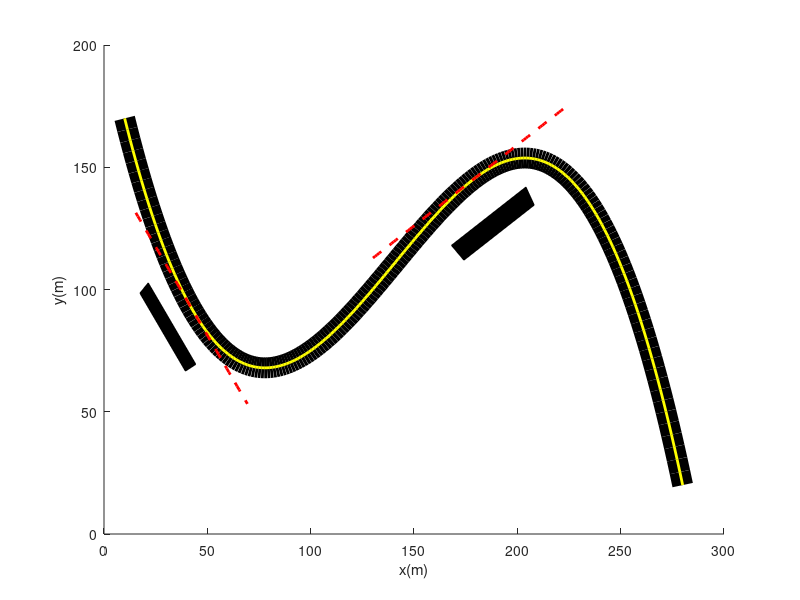

MATLAB code to generate this figure:
clear all
close all


% Coordenadas Iniciales1
x1 = 10;
y1 = 170;

% Cordenadas Finales
x2 = 280;
y2 = 20;

% Suposición de coordenadas
x3 = 100;
y3 = 75;
x4 = 130;
y4 = 100;

Y = [y1; y2; y3; y4];
X = [x1^3 x1^2 x1 1; x2^3 x2^2 x2 1; x3^3 x3^2 x3 1; x4^3 x4^2 x4 1];
A = inv(X)*Y;

x = linspace(x1,x2,201);

fcurva = A(1)*x.^3 + A(2)*x.^2 + A(3)*x + A(4);


% Definición de vectores iniciales
dx = [];
dy = [];
ds = [];
der2x = [];
der2y =[];
R = [];
c = [];

% longitud de curva y primera derivada

for i = 1:length(x)-1
    dx = [dx,x(i+1)-x(i)];
    dy = [dy,fcurva(i+1)-fcurva(i)];
    ds = [ds,sqrt(dx(i)^2 + dy(i)^2)];
    der1x = dx./ds;
    der1y = dy./ds;
end

% segunda derivada y radio de curvatura

for i = 1:length(der1x)-1
    der2x = [der2x, (der1x(i+1)-der1x(i))/ds(i)];
    der2y = [der2y, (der1y(i+1)-der1y(i))/ds(i)];
% Radio de curvatura
    R = [R,1/sqrt(der2x(i).^2+der2y(i).^2)];
end

longitud = sum(ds);
Radmin = min(R);

disp (['La longitud de la curva es: ', num2str(longitud)])
disp (['El radio de curvatura es: ', num2str(Radmin)])

% Aquí buscamos los puntos donde la primera derivada cambia de signo y pasa por su valor mas cercano a 0:
for j = 2:length(der1y)-1
    if (der1y(j)>0 && der1y(j-1)<0) | (der1y(j)>0 && der1y(j+1)<0)
        c=[c,j];% Guarda los índices donde esto ocurre
    end
end

% En el radio buscamos dónde alrededor de los índices en c, el radio es
% mínimo
indice1 = find(R==min(R(c(1)-5:c(1)+5)));
indice2 = find(R==min(R(c(2)-5:c(2)+5)));
R1 = R(indice1);
R2 = R(indice2);

% % Buscamos donde el valor de x a la izquierda desplazado aproximadamente un radio mínimo:
% primer tramo
t1=find(x>(x(indice1)-R1-0.6) & x<(x(indice1)-R1+0.6));
t2=find(x>(x(indice2)-R2-0.6) & x<(x(indice2)-R2+0.6));% Este debe ser solo un índice

% % HALLAMOS LA ECUACIÓN DE LA RECTA TANGENTE A ESTE PUNTO:
% % Recta 1
m1 = der1y(t1)/der1x(t1);
b1 = fcurva(t1) - m1*x(t1); % Punto de corte
coorx1 = [x(t1-20):x(t1+20)];
tangente1 = m1*coorx1 + b1;% REcta tangente al punto critico
%Recta perpendicular a la recta tangente
perpendicular1 = -(1/m1)*coorx1 + (fcurva(t1)+x(t1)/m1);


%Queremos una grada a 20 m de esta recta con un ancho de 10 m y un largo de
%80 m:
paralela1 = tangente1-20;% Recta a 20 unidades de la recta tangente al punto critico
crucex = ((fcurva(t1)+x(t1)/m1)-(b1-20))/(m1+(1/m1));
crucey = m1*crucex + b1-20;

paralela2 = tangente1-30;
crucex2 = ((fcurva(t1)+x(t1)/m1)-(b1-30))/(m1+(1/m1));
crucey2 = m1*crucex2 + b1-30;

distancia1 = sqrt((coorx1-crucex).^2+(paralela1-crucey).^2);
distancia2 = sqrt((coorx1-crucex).^2+(paralela2-crucey).^2);
largo1 = find(distancia1<21 & distancia1>19);% Las condiciones deberán ser tales que devuelva dos valores
largo2 = find(distancia2<21 & distancia2>19);% Las condiciones deberán ser tales que devuelva dos valores
gradax1 = coorx1(largo1(1));
graday1 = paralela1(largo1(1));
gradax2 = coorx1(largo1(2));
graday2 = paralela1(largo1(2));

gradax3 = coorx1(largo2(1));
graday3 = paralela2(largo2(1));
gradax4 = coorx1(largo2(2));
graday4 = paralela2(largo2(2));

% % HALLAMOS LA ECUACIÓN DE LA RECTA TANGENTE A ESTE PUNTO:
% % Recta 2
m2 = der1y(t2)/der1x(t2);
b2 = fcurva(t2) - m2*x(t2); % Punto de corte
coorx2 = [x(t2-35):x(t2+35)];
tangente2 = m2*coorx2 + b2;% REcta tangente al punto critico
%Recta perpendicular a la recta tangente
perpendicular12 = -(1/m2)*coorx2 + (fcurva(t2)+x(t2)/m2);

%Queremos una grada a 20 m de esta recta con un ancho de 10 m y un largo de
%80 m:
paralela12 = tangente2-20;% Recta a 20 unidades de la recta tangente al punto critico
crucex12 = ((fcurva(t2)+x(t2)/m2)-(b2-20))/(m2+(1/m2));
crucey12 = m2*crucex12 + b2-20;

paralela22 = tangente2-30;
crucex22 = ((fcurva(t2)+x(t2)/m2)-(b2-30))/(m2+(1/m2));
crucey22 = m2*crucex22 + b2-30;

distancia11 = sqrt((coorx2-crucex12).^2+(paralela12-crucey12).^2);
distancia22 = sqrt((coorx2-crucex12).^2+(paralela22-crucey12).^2);
largo11 = find(distancia11<23 & distancia11>21);% Las condiciones deberán ser tales que devuelva dos valores
largo22 = find(distancia22<23 & distancia22>21);% Las condiciones deberán ser tales que devuelva dos valores
gradax12 = coorx2(largo11(1));
graday12 = paralela12(largo11(1));
gradax22 = coorx2(largo11(2));
graday22 = paralela12(largo11(2));

gradax32 = coorx2(largo22(1));
graday32 = paralela22(largo22(1));
gradax42 = coorx2(largo22(2));
graday42 = paralela22(largo22(2));

%Calculemos la velocidad maxima (Sin peralte)
mk = 0.9;
g = 9.81;
vmax = sqrt(mk*g*R(t1));
vmax2 = sqrt(mk*g*R(t2));
xmax = [x(t1:indice1)];
xmax2 = [x(t2:indice2)];

%Velocidad maxima (con peralte)
angulo = 8;
angulor = 0.1396;
vmaxp = sqrt((g*R(t1))*((sin(angulor))+(mk*cos(angulor)))/(cos(angulor)-(mk*sin(angulor))));
vmaxp2 = sqrt((g*R(t2))*((sin(angulor))+(mk*cos(angulor)))/(cos(angulor)-(mk*sin(angulor))));

%Calculemos la distancia sin peralte
dist1 = (vmax.^2)/(2*mk*g);
dist2 = (vmax2.^2)/(2*mk*g);

%Calculemos la distancia con peralte
dist3 = (vmaxp.^2)/(2*mk*g);
dist4 = (vmaxp2.^2)/(2*mk*g);

%Preguntar al usuario para inicializar la simulacion
disp("Bienvenid@ al simulador de pista de f1")
disp("Desea hacer una simulacion con o sin peralte?")
disp("Introduzca 1 para simular sin peralte y 2 para simular con peralte")
respuesta = input("Simulacion con o sin peralte?: ");
vu = input("Introduzca una velocidad en m/s:  ");
mk = 0.9;
g = 9.81;
masa = 798;

parametro = 0;

if respuesta == 1
    if (vu < vmax) && (vu < vmax2)
        parametro = 1;

    elseif (vu >= vmax )
        parametro = 2;
        d = vmax^2/(2*mk*g);
        calor = masa*mk*g*d;

    elseif (vu < vmax) && (vu >= vmax2)
        parametro = 3;
        d = vmax2^2/(2*mk*g);
        calor = masa*mk*g*d;
    end

elseif respuesta == 2
      if (vu < vmaxp) && (vu <vmaxp2)
        parametro = 1;

    elseif (vu >= vmaxp )
        parametro = 2;
        d = vmaxp^2/(2*mk*g);
        calor = masa*mk*g*d;

    elseif (vu < vmaxp) && (vu >= vmaxp2)
        parametro = 3;
        d = vmaxp2^2/(2*mk*g);
        calor = masa*mk*g*d;
      end
end

%Plot dinamico
pause_time = 0.1;
dim = length(x);

figure(5),clf
hold on

%Dibujar la pista y las gradas.
plot(x,fcurva,'LineWidth',15,'Color','k')
plot(x,fcurva,'LineWidth',2,'Color','y')
plot(coorx1,tangente1,'--','LineWidth',2,'Color','red')
patch('Faces',[1,2,3,4],'Vertices',[gradax3 graday3;gradax4 graday4;gradax2 graday2;gradax1 graday1])
plot(coorx2,tangente2, '--','LineWidth',2,'Color','red')
patch('Faces',[1,2,3,4],'Vertices',[gradax32 graday32;gradax42 graday42;gradax22 graday22;gradax12 graday12])
xlabel('x(m)')
ylabel('y(m)')

txt1 = "Sobrepasó el limite de velocidad";
txt2 = "Calor disipado: ";
txt3 = "kJ";

point = 0;

%Movimiento del objeto
for mov = 1:dim
    if parametro == 1
        point = scatter(x(mov),fcurva(mov),50,'cyan',"filled");
        pause = pause_time;
        drawnow
        delete(point)

    elseif parametro == 2
        if x(mov)>= x(t1)
            text(100,20,txt1)
            text(100,40,[txt2 num2str(calor/1000, '%g') txt3])
            point = scatter(x(mov),m1*x(mov) + b1,40,'cyan','filled');
            pause = pause_time;
            drawnow
            delete(point)

            if sqrt((x(mov)-x(t1))^2 + (m1*(x(mov)-x(t1)))^2)>=d
                break
            else
                continue
            end
        else
            point = scatter(x(mov),fcurva(mov),50,'cyan',"filled");
            pause = pause_time;
            drawnow
            delete(point)

        end

    elseif parametro == 3
        if x(mov)>= x(t2)
            text(100,20,txt1)
            text(100,40,[txt2 num2str(calor/1000, '%.5g') txt3])
            point = scatter(x(mov),m2*x(mov) + b2,40,'cyan','filled');
            pause = pause_time;
            drawnow
            delete(point)
            

            if sqrt((x(mov)-x(t2))^2 + (m2*(x(mov)-x(t2)))^2)>=d
                break
            else
                continue  
            end

        else
            point = scatter(x(mov),fcurva(mov),50,'cyan',"filled");
            pause = pause_time;
            drawnow
            delete(point)
        end
    end
end
